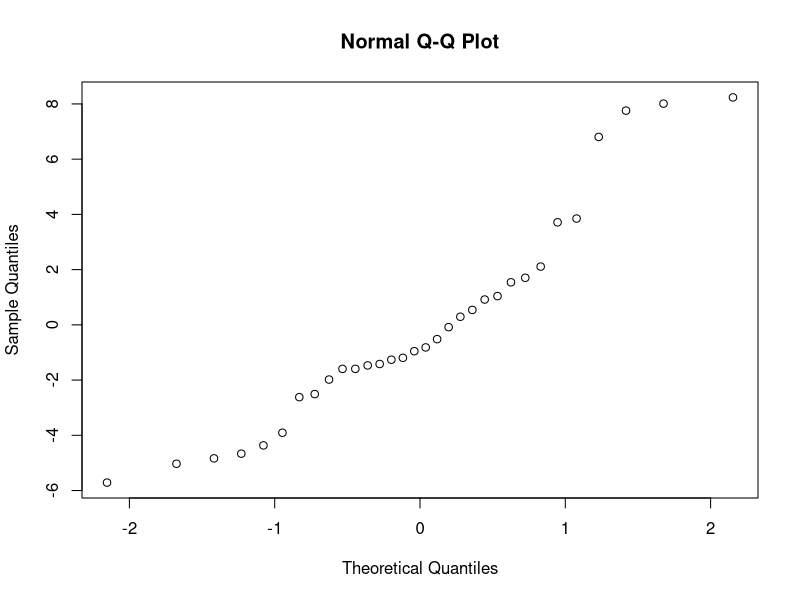
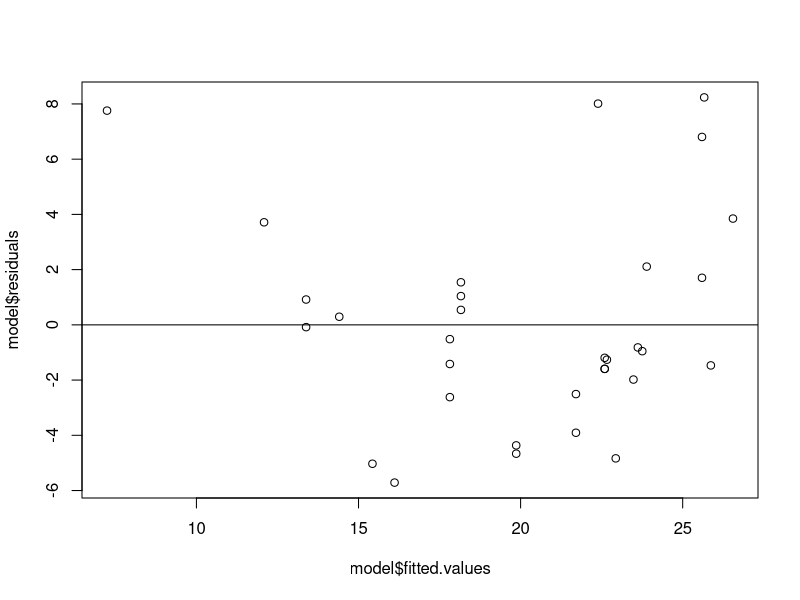

The R script that drew these images, in order:
## ---- chunk 1
sample1<-c(10,8,6)
sample2<-c(4,6,5)
n1<-length(sample1)
n2<-length(sample2)
diff<-mean(sample1)-mean(sample2)
se.diffmean<-sqrt(var(sample1)/n1+var(sample2)/n2)
talpha<-qt(.95,min(n1-1,n2-1))
me<-talpha*se.diffmean
ll<-diff-me
ul<-diff+me
CI<-c(ll,ul)
CI

## ---- chunk 2
me
## ---- chunk 3
xbar<-mean(sample1)
se.mean<-sd(sample1)/sqrt(n1)
talpha<-qt(.975,n1-1)
me<-talpha*se.mean
ll<-xbar-me
ul<-xbar+me
CI<-c(ll,ul)
CI
## ---- chunk 4
ntilde1<-1000+4
ntilde2<-1000+4
ptilde1<-(860+2)/ntilde1
ptilde2<-(640+2)/ntilde2
diff<-ptilde1-ptilde2
se.diffprop<-sqrt(ptilde1*(1-ptilde1)/ntilde1 +ptilde2*(1-ptilde2)/ntilde2)
zalpha<-qnorm(.95)
me<-zalpha*se.diffprop
ll<-diff-me
ul<-diff+me
CI<-c(ll,ul)
CI
## ---- chunk 5
me
## ---- chunk 6
phat<-860/1000
se.mean<-sqrt(phat*(1-phat)/1000)
zalpha<-qnorm(.975)
me<-zalpha*se.mean
ll<-phat-me
ul<-phat+me
CI<-c(ll,ul)
CI

## ---- chunk 7
phat<-0.5
n<-(qnorm(.98)/.02)^2*phat*(1-phat)
n

## ---- chunk 8
attach(mtcars)
model<-lm(mpg~hp)
betahat<-model$coefficients[2]
betahat

## ---- chunk 9
summary(model)
n<-length(mpg)
se.betahat<-.0101
me<-qt(.95,n-2)*se.betahat
ll<-betahat-me
ul<-betahat+me
CI<-c(ll,ul)
CI

## ---- chunk 10
qqnorm(model$residuals)
shapiro.test(model$residuals)

## ---- chunk 11
plot(model$fitted.values,model$residuals)
abline(h=0)

## ---- chunk 12
model<-lm(mpg~hp+disp)
given.hp<-120
given.disp<-200
betahat0<-model$coefficients[1]
betahat1<-model$coefficients[2]
betahat2<-model$coefficients[3]
predicted.mpg<-betahat0+betahat1*given.hp + betahat2*given.disp
predicted.mpg

## ---- chunk 13
summary(model)


